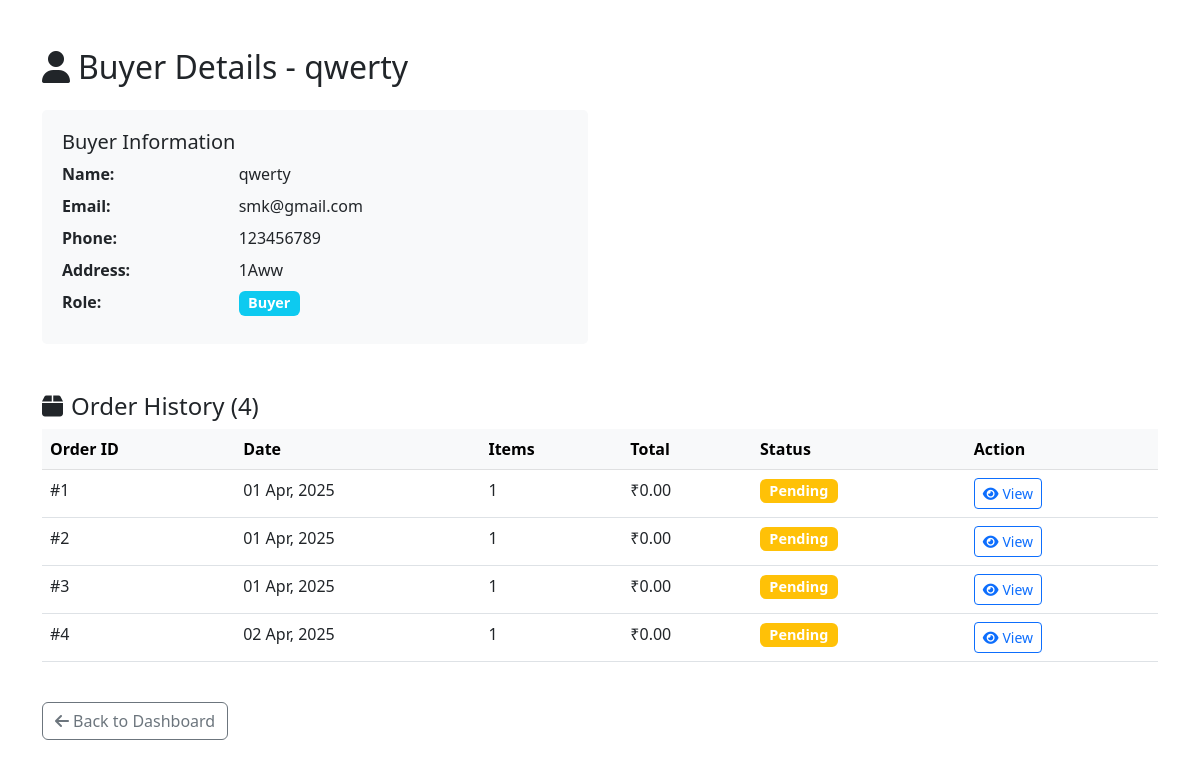
The page /view_buyer/2 (signed in) on the database as committed earlier.
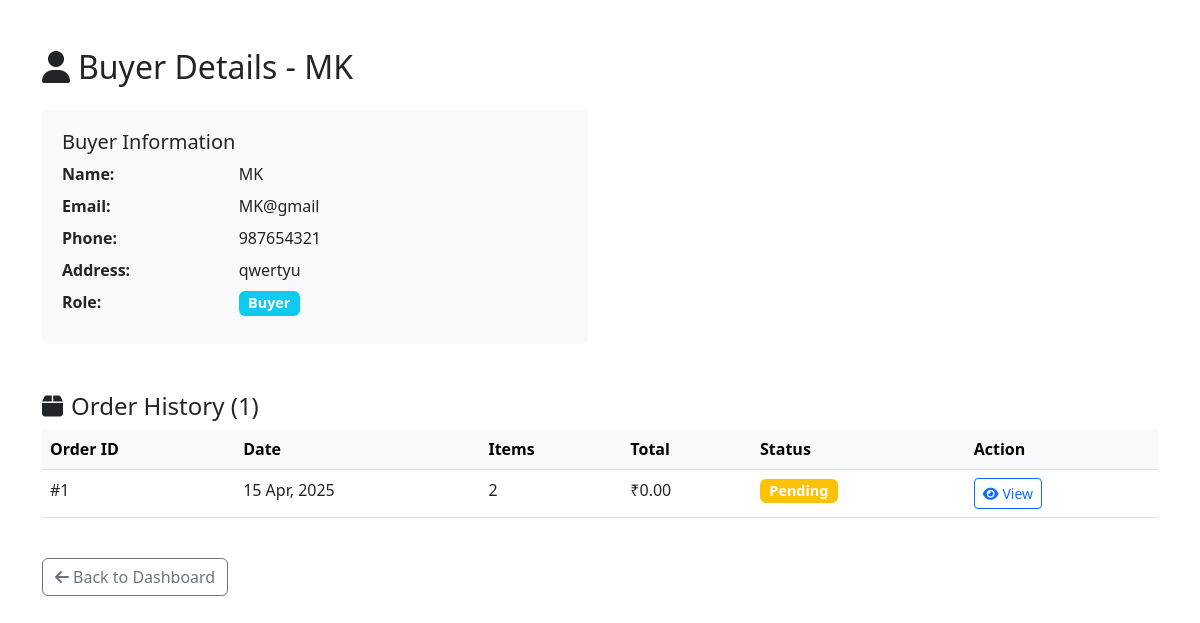
The same page on the database as committed later.
### app.py (models this page shows)
class User(db.Model):
    id = db.Column(db.Integer, primary_key=True)
    phone = db.Column(db.String(15), unique=True, nullable=False)
    password = db.Column(db.String(255), nullable=False)
    name = db.Column(db.String(100), nullable=False)
    email = db.Column(db.String(100), nullable=False)
    address = db.Column(db.String(255), nullable=False)
    role = db.Column(db.String(10), nullable=False)  # 'admin', 'seller', 'buyer'
    seller_info = db.relationship('SellerInfo', backref='user', uselist=False)
    products = db.relationship('Product', backref='seller', lazy=True)
    orders = db.relationship('Order', backref='buyer', lazy=True)
    cart_items = db.relationship('CartItem', backref='user', lazy=True)

class Order(db.Model):
    id = db.Column(db.Integer, primary_key=True)
    user_id = db.Column(db.Integer, db.ForeignKey('user.id'), nullable=False)
    order_date = db.Column(db.DateTime, default=datetime.utcnow)
    status = db.Column(db.String(20), default='pending')  # 'pending', 'shipped', 'delivered'
    items = db.relationship('OrderItem', backref='order', lazy=True)

### app.py (the view)
@app.route('/view_buyer/<int:user_id>')
@login_required
def view_buyer(user_id):
    if session.get('role') != 'admin':
        flash('Only admins can view buyer details!', 'danger')
        return redirect(url_for('index'))
    buyer = User.query.get_or_404(user_id)
    if buyer.role != 'buyer':
        flash('This user is not a buyer!', 'warning')
        return redirect(url_for('admin_profile'))
    return render_template('admin_view_buyer.html', buyer=buyer)

### app.py (called while the page is built)
def login_required(f):
    @wraps(f)
    def decorated_function(*args, **kwargs):
        if 'user_id' not in session:
            flash('Please log in to access this page.', 'danger')
            return redirect(url_for('login'))
        return f(*args, **kwargs)
    return decorated_function

### templates/admin_view_buyer.html (shortened to what the changed rows need)
<!DOCTYPE html>
<html lang="en">
<head>
    <link rel="stylesheet" href="https://cdnjs.cloudflare.com/ajax/libs/bootstrap/5.3.0/css/bootstrap.min.css">
    <link rel="stylesheet" href="https://cdnjs.cloudflare.com/ajax/libs/font-awesome/6.4.0/css/all.min.css">
</head>
<body>
    <div class="container mt-5 mb-5">
        <h2 class="mb-4">
            <i class="fas fa-user me-2"></i>Buyer Details - {{ buyer.name }}
        </h2>
        <div class="row">
            <div class="col-md-6">
                <div class="buyer-info mb-4">
                    <dl class="row mb-0">
                        <dt class="col-sm-4">Name:</dt>
                        <dd class="col-sm-8">{{ buyer.name }}</dd>
                        <dt class="col-sm-4">Email:</dt>
                        <dd class="col-sm-8">{{ buyer.email }}</dd>
                        <dt class="col-sm-4">Phone:</dt>
                        <dd class="col-sm-8">{{ buyer.phone }}</dd>
                        <dt class="col-sm-4">Address:</dt>
                        <dd class="col-sm-8">{{ buyer.address }}</dd>
                        <dt class="col-sm-4">Role:</dt>
                        <dd class="col-sm-8">
                            <span class="badge bg-info status-badge">Buyer</span>
                        </dd>
                    </dl>
                </div>
            </div>
        </div>
        <div class="mt-4">
            <h4>
                <i class="fas fa-box me-2"></i>Order History ({{ buyer.orders|length }})
            </h4>
            {% if buyer.orders|length == 0 %}
                <div class="alert alert-info">
                    <i class="fas fa-info-circle me-2"></i>This buyer has not placed any orders yet.
                </div>
            {% else %}
                <div class="table-responsive">
                    <table class="table table-hover">
                        <thead class="table-light">
                            <tr>
                                <th>Order ID</th>
                                <th>Date</th>
                                <th>Items</th>
                                <th>Total</th>
                                <th>Status</th>
                                <th>Action</th>
                            </tr>
                        </thead>
                        <tbody>
                            {% for order in buyer.orders %}
                                {% set order_total = 0 %}
                                {% for item in order.items %}
                                    {% set order_total = order_total + (item.price * item.quantity) %}
                                {% endfor %}
                                <tr>
                                    <td>#{{ order.id }}</td>
                                    <td>{{ order.order_date.strftime('%d %b, %Y') }}</td>
                                    <td>{{ order.items|length }}</td>
                                    <td>₹{{ "%.2f"|format(order_total) }}</td>
                                    <td>
                                        {% if order.status == 'pending' %}
                                            <span class="badge bg-warning status-badge">Pending</span>
                                        {% elif order.status == 'shipped' %}
                                            <span class="badge bg-primary status-badge">Shipped</span>
                                        {% else %}
                                            <span class="badge bg-success status-badge">Delivered</span>
                                        {% endif %}
                                    </td>
                                    <td>
                                        <a href="{{ url_for('view_order', order_id=order.id) }}"
                                           class="btn btn-sm btn-outline-primary">
                                            <i class="fas fa-eye me-1"></i>View
                                        </a>
                                    </td>
                                </tr>
                            {% endfor %}
                        </tbody>
                    </table>
                </div>
            {% endif %}
        </div>
        <div class="mt-4">
            <a href="{{ url_for('admin_profile') }}" class="btn btn-outline-secondary">
            </a>
        </div>
    </div>
</body>
</html>

Rows that differ between the two databases and show on the page:
removed Order: id "2", order_date "01 Apr, 2025", items|length "1", order_total "0.00", status "Pending"
removed Order: id "3", order_date "01 Apr, 2025", items|length "1", order_total "0.00", status "Pending"
removed Order: id "4", order_date "02 Apr, 2025", items|length "1", order_total "0.00", status "Pending"
changed User: name "qwerty" → "MK"; email "smk@gmail.com" → "MK@gmail"; phone "123456789" → "987654321"; address "1Aww" → "qwertyu"
changed Order id 1: order_date "01 Apr, 2025" → "15 Apr, 2025"; items|length "1" → "2"
Other text that changed with them:
{{ buyer.orders|length }}: "4" → "1"
